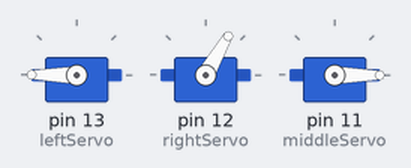
This sketch was run on a simulated Arduino Uno, built with avr-gcc and run on an emulated ATmega328P. Parts: 3 × servo.

Above: at 0.1 s.
Timing chart, 0 to 40.0 s (numbered marks = the images above):
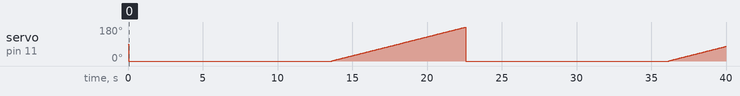

The sketch:

straight_line.ino
```cpp
#include "Servo.h"

Servo leftServo;
Servo rightServo;
Servo middleServo;

void setup() {
  // put your setup code here, to run once:
  leftServo.attach(13);
  rightServo.attach(12);
  middleServo.attach(11);
}

void loop() {
  // put your main code here, to run repeatedly:
  leftServo.write(180);
  rightServo.write(60);
  for (int i = -270; i < 180; i++){
    delay(50);
    middleServo.write(i);
  }
}
```
